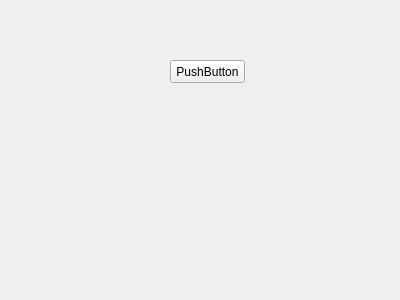
<?xml version="1.0" encoding="UTF-8"?>
<ui version="4.0">
 <class>Form</class>
 <widget class="QWidget" name="Form">
  <property name="enabled">
   <bool>true</bool>
  </property>
  <property name="geometry">
   <rect>
    <x>0</x>
    <y>0</y>
    <width>400</width>
    <height>300</height>
   </rect>
  </property>
  <property name="windowTitle">
   <string>Form</string>
  </property>
  <widget class="QPushButton" name="pushButton">
   <property name="geometry">
    <rect>
     <x>170</x>
     <y>60</y>
     <width>75</width>
     <height>23</height>
    </rect>
   </property>
   <property name="text">
    <string>PushButton</string>
   </property>
  </widget>
 </widget>
 <resources/>
 <connections/>
</ui>
